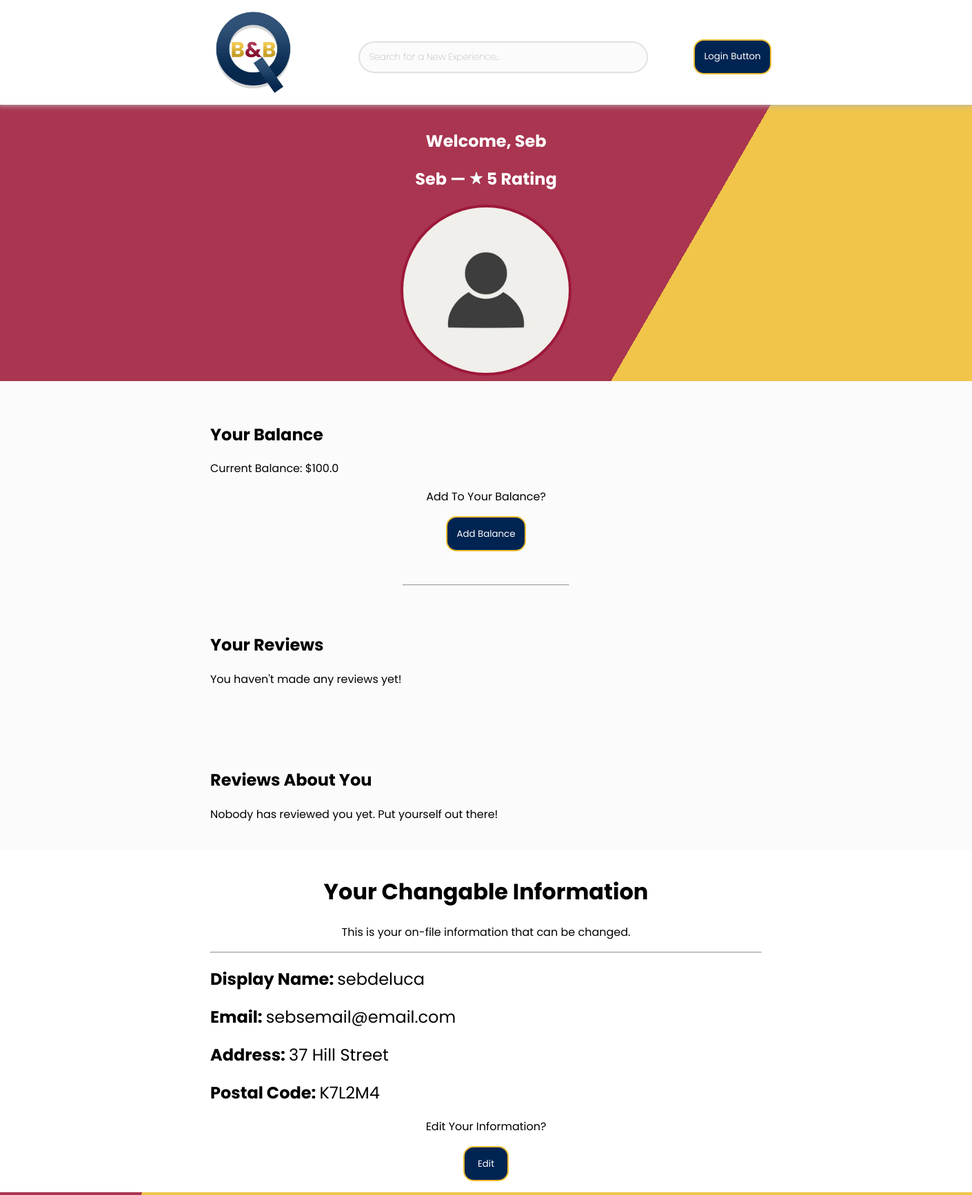
The app's page /profile/1 with its own data.
### qbnb/models.py (models this page shows, shortened)
class User(db.Model):
    __tablename__ = 'users'
    id = db.Column(db.Integer,
                   primary_key=True,
                   autoincrement=True,
                   unique=True)
    username = db.Column(db.String(80),
                         unique=True,
                         nullable=False)
    email = db.Column(db.String(120),
                      unique=True,
                      nullable=False)
    password = db.Column(db.String(120),
                         unique=False,
                         nullable=False)
    rating = db.Column(db.String(120),
                       unique=False,
                       nullable=False)
    propertyReview = db.Column(db.String(120),
                               unique=False,
                               nullable=True)
    userReview = db.Column(db.String(120),
                           unique=False,
                           nullable=True)
    balance = db.Column(db.Float,
                        nullable=False)
    billingAddress = db.Column(db.String(120),
                               unique=False,
                               nullable=False)
    postalCode = db.Column(db.String(6),
                           unique=False,
                           nullable=False)
    firstName = db.Column(db.String(15),
                          unique=False,
                          nullable=False)
    surname = db.Column(db.String(20),
                        unique=False,
                        nullable=False)
    authenticated = db.Column(db.Boolean,
                              default=False)

### qbnb/__main__.py (the view)
@app.route('/profile/<int:id>', methods=['GET', 'POST'])
def profile(id):
    if request.method == 'GET':
        user = db.session.query(User).get(id)
        userData = {
            "username": user.username,
            "email": user.email,
            "billingAddress": user.billingAddress,
            "postalCode": user.postalCode,
            "firstName": user.firstName,
            "rating": user.rating,
            "propertyReviews": ['Hello'],  # CHANGE
            "userReviews": user.userReview,
            "balance": user.balance
        }
        pickedGreeting = random.choice(greetings)
        return render_template('profile.html',
                               userData=userData,
                               greeting=pickedGreeting,
                               id=id)

### qbnb/templates/profile.html (shortened to what this page needs)
{% extends 'base.html' %}
{% block body %}
<div class="main-container-profiles">
    {% if userData %}
        <div class="profile-container">
            <div class="core-profile">
                <div class="user-greeting">
                    <h2 style="color:white">{{ greeting }}, {{ userData.firstName }}</h2>
                </div>
                <div class="profile-main">
                    <h2 style="text-align:center;color:white">{{ userData.firstName }} — <img class="rating-img"  src="{{url_for('static', filename='rating.png')}}"> {{ userData.rating }} Rating</h2>
                    <div class="pfp-container">
                        <img class="profile-picture" src="{{url_for('static', filename='pfp_placeholder.jpeg')}}">
                    </div>
            </div>
                <div class="profile-quick-container">
                    <div class="profile-changables-container" style="text-align:left">
                        <div class="reviews-container">
                            <h2>Your Balance</h2>
                            Current Balance: ${{ userData.balance }}
                            <div class="profile-header">
                                <p>Add To Your Balance?</p>
                                <button class="standard-button" style="justify-self:center;">Add Balance</button>
                            </div>
                        </div>
                        <hr class="short-hr">
                        {% if userData.propertyReviews %}
                            <div class="reviews-container">
                                <h2>Your Reviews</h2>
                                    <p>You haven't made any reviews yet!</p>
                            </div>
                        {% else %}
                            <div class="reviews-container">
                                <h2>Your Reviews</h2>
                                    <p>Not coded yet.</p>
                            </div>
                        {% endif %}
                        {% if userData.userReviews %}
                            <div class="reviews-container">
                                <h2>Reviews About You</h2>
                                    <p>Here's what people had to say about you!</p>
                            </div>
                            <hr>
                        {% else %}
                            <div class="reviews-container">
                                <h2>Reviews About You</h2>
                                    <p>Nobody has reviewed you yet. Put yourself out there!</p>
                            </div>
                        {% endif %}
                    </div>
                    </div>
                </div>
                <div class="changables-container">
                    <div class="profile-header">
                        <h1>Your Changable Information</h1>
                        <p>This is your on-file information that can be changed.</p>
                    </div>
                    <hr>
                    <div class="profile-changables-container">
                        <h2 class="profile-head"><b>Display Name: </b>{{ userData.username }}</h2>
                        <h2 class="profile-head"><b>Email: </b>{{ userData.email }}</h2>
                        <h2 class="profile-head"><b>Address: </b>{{ userData.billingAddress }}</h2>
                        <h2 class="profile-head"><b>Postal Code: </b>{{ userData.postalCode }}</h2>
                    </div>
                    <div class="profile-header">
                        <p>Edit Your Information?</p>
                        <a href="/update/{{ id }}"><button class="standard-button">Edit</button></a>
                    </div>
                </div>
            </div>
        </div>
    {% else %}
        <h2>
            There was an error. Please return to the homepage.
            If the issue persists, please contact support.
        </h2>
    {% endif %}
{% endblock %}

### qbnb/templates/base.html (shortened to what this page needs)
<!DOCTYPE html>
<html>
<head>
    <link rel="stylesheet" href="{{url_for('static', filename='styles.css')}}">
</head>
<body>
<div class="navbar-container">
        <div class="navbar">
            <div class="logo-container">
                <a href="/"><img id="logo" src="{{url_for('static', filename='QBNBLogo.jpg')}}" align="left"/></a>
            </div>
            <div class="searchbar-container">
                <input class="searchbar" placeholder="Search for a New Experience..." type="text" >
            </div>
            <div class="login-container">
                <a href="/profile/1"><button style="margin-left:5em;" class="standard-button">Login Button</button></a>
            </div>
        </div>
</div>
<br>
{% block body %}{% endblock %}
</body>
</html>

### qbnb/static/styles.css (style rules this page uses)
a { text-decoration: none; }
body { font-family: 'Poppins', sans-serif; font-weight: normal; }
button { border: solid 4px rgb(157,25,57); font-family: 'Poppins', sans-serif; padding: 1em; margin-left: 5em; }
#logo { max-width: 4em; padding-right: 2em; }
.navbar-container { background-color: #ffffff; min-height: 15vh; display: flex; flex-direction: row; flex-wrap: wrap; align-items: center; justify-content: center; font-size: calc(10px + 2vmin); filter: drop-shadow(0px 1px 4px rgb(180, 180, 180)); opacity: 1; position: sticky; margin: -0.3em; top: 0; z-index: 15; }
.navbar { display: inherit; align-items: center; }
.searchbar { height: 3em; width: 30em; border-radius: 80px; font-family: 'Poppins', sans-serif; font-weight: 100; padding-left: 1em; border: solid 2px #e2e2e2; background-color: #FBFBFB; }
.main-container-profiles { display: flex; justify-content: center; flex-grow: 1 1 200px; }
.changables-container { background-color: rgba(255,255,255,1); margin: -2vh -25em -2vh -25em; padding: 2vh 25em 2vh 25em; }
.core-profile { background-color: rgba(255, 255, 255, 0); }
.user-greeting { text-align: center; }
.profile-main { min-width: 50em; }
.profile-container { display: flex; flex-direction: column; margin: 0.5vh 1em 0.5vh 1em; }
.profile-head { font-family: 'Poppins', sans-serif; font-weight: normal; justify-content: left; }
.profile-header { padding-top: -1vh; text-align: center; }
.standard-button { transition: all 250ms ease-in-out; background-color: rgb(0, 36, 82); color: white; min-width: 5em; margin-left: 0; border: solid 2px rgb(238,189,49); border-radius: 15px; }
.profile-quick-container { text-align: center; background-color: #FBFBFB; margin: 0 -25em 0 -25em; padding: 0 25em 0 25em; }
.short-hr { width: 15em; }
.reviews-container { padding-top: 5vh; padding-bottom: 5vh; }
.rating-img { width: 20px; }
.profile-picture { width: 15em; border-width: 2px; border-radius: 100%; object-fit: cover; border: solid 4px rgb(157,25,57); }
.pfp-container { display: flex; justify-content: center; padding-bottom: 1vh; }

### records on screen
User: firstName "Seb", balance "100.0", username "sebdeluca", email "sebsemail@email.com", billingAddress "37 Hill Street", postalCode "K7L2M4"

### other values on screen
{{ userData.rating }} "5"
